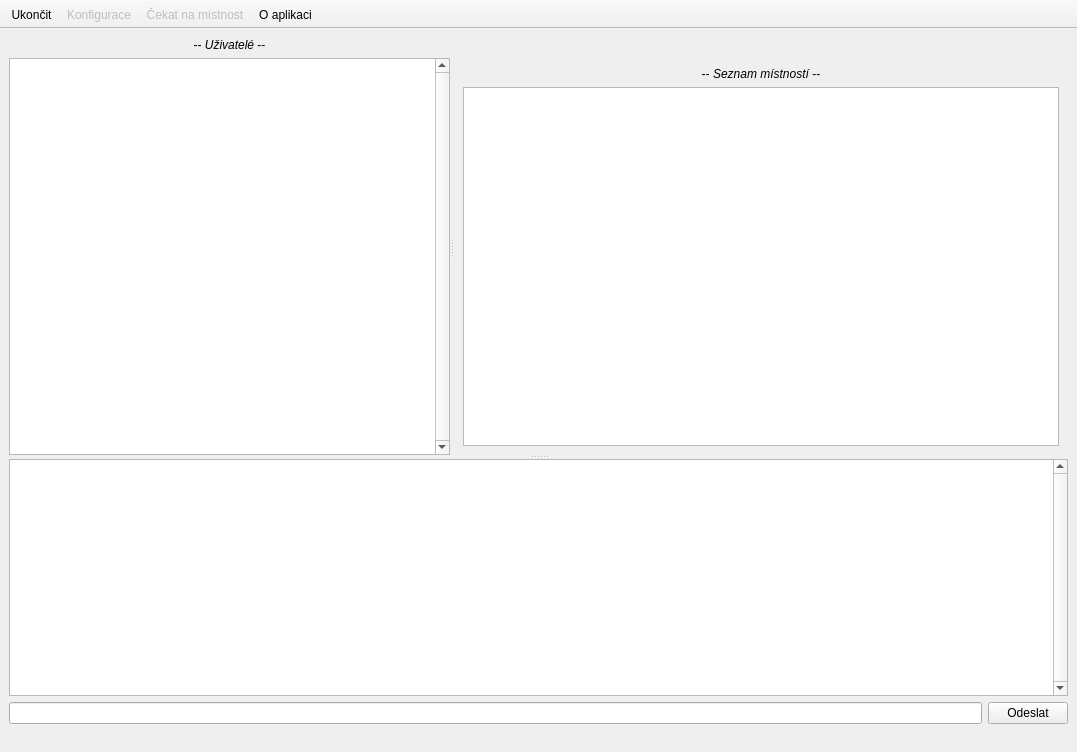
<ui version="4.0" >
 <class>MainWindow</class>
 <widget class="QMainWindow" name="MainWindow" >
  <property name="geometry" >
   <rect>
    <x>0</x>
    <y>0</y>
    <width>1077</width>
    <height>752</height>
   </rect>
  </property>
  <property name="windowTitle" >
   <string>Neoficiální GamePark klient</string>
  </property>
  <property name="windowIcon" >
   <iconset resource="img/resources.qrc" >:/img/gpclient_48.png</iconset>
  </property>
  <widget class="QWidget" name="centralwidget" >
   <layout class="QGridLayout" >
    <property name="leftMargin" >
     <number>9</number>
    </property>
    <property name="topMargin" >
     <number>9</number>
    </property>
    <property name="rightMargin" >
     <number>9</number>
    </property>
    <property name="bottomMargin" >
     <number>9</number>
    </property>
    <property name="horizontalSpacing" >
     <number>6</number>
    </property>
    <property name="verticalSpacing" >
     <number>6</number>
    </property>
    <item row="0" column="0" >
     <widget class="QSplitter" name="splitterHoriz" >
      <property name="orientation" >
       <enum>Qt::Vertical</enum>
      </property>
      <widget class="QSplitter" name="splitterVert" >
       <property name="orientation" >
        <enum>Qt::Horizontal</enum>
       </property>
       <widget class="QWidget" name="layoutWidget" >
        <layout class="QVBoxLayout" >
         <property name="spacing" >
          <number>6</number>
         </property>
         <property name="leftMargin" >
          <number>0</number>
         </property>
         <property name="topMargin" >
          <number>0</number>
         </property>
         <property name="rightMargin" >
          <number>0</number>
         </property>
         <property name="bottomMargin" >
          <number>0</number>
         </property>
         <item>
          <widget class="QLabel" name="label" >
           <property name="sizePolicy" >
            <sizepolicy vsizetype="Preferred" hsizetype="Preferred" >
             <horstretch>0</horstretch>
             <verstretch>0</verstretch>
            </sizepolicy>
           </property>
           <property name="minimumSize" >
            <size>
             <width>0</width>
             <height>12</height>
            </size>
           </property>
           <property name="text" >
            <string>-- &lt;i>Uživatelé&lt;/i> --</string>
           </property>
           <property name="textFormat" >
            <enum>Qt::RichText</enum>
           </property>
           <property name="alignment" >
            <set>Qt::AlignCenter</set>
           </property>
           <property name="margin" >
            <number>-6</number>
           </property>
           <property name="indent" >
            <number>-1</number>
           </property>
          </widget>
         </item>
         <item>
          <widget class="QTreeView" name="treeUsers" >
           <property name="sizePolicy" >
            <sizepolicy vsizetype="Expanding" hsizetype="Preferred" >
             <horstretch>0</horstretch>
             <verstretch>0</verstretch>
            </sizepolicy>
           </property>
           <property name="verticalScrollBarPolicy" >
            <enum>Qt::ScrollBarAlwaysOn</enum>
           </property>
           <property name="alternatingRowColors" >
            <bool>true</bool>
           </property>
           <property name="selectionMode" >
            <enum>QAbstractItemView::SingleSelection</enum>
           </property>
           <property name="selectionBehavior" >
            <enum>QAbstractItemView::SelectRows</enum>
           </property>
           <property name="rootIsDecorated" >
            <bool>false</bool>
           </property>
          </widget>
         </item>
        </layout>
       </widget>
       <widget class="QWidget" name="layoutWidget" >
        <layout class="QVBoxLayout" >
         <property name="spacing" >
          <number>6</number>
         </property>
         <property name="leftMargin" >
          <number>0</number>
         </property>
         <property name="topMargin" >
          <number>0</number>
         </property>
         <property name="rightMargin" >
          <number>0</number>
         </property>
         <property name="bottomMargin" >
          <number>0</number>
         </property>
         <item>
          <widget class="QLabel" name="labelGeneralInfo" >
           <property name="minimumSize" >
            <size>
             <width>0</width>
             <height>12</height>
            </size>
           </property>
           <property name="text" >
            <string/>
           </property>
           <property name="textFormat" >
            <enum>Qt::RichText</enum>
           </property>
           <property name="alignment" >
            <set>Qt::AlignCenter</set>
           </property>
           <property name="margin" >
            <number>-6</number>
           </property>
          </widget>
         </item>
         <item>
          <widget class="QStackedWidget" name="stackedGame" >
           <property name="currentIndex" >
            <number>0</number>
           </property>
           <widget class="QWidget" name="page" >
            <layout class="QVBoxLayout" >
             <property name="spacing" >
              <number>6</number>
             </property>
             <property name="leftMargin" >
              <number>9</number>
             </property>
             <property name="topMargin" >
              <number>9</number>
             </property>
             <property name="rightMargin" >
              <number>9</number>
             </property>
             <property name="bottomMargin" >
              <number>9</number>
             </property>
             <item>
              <widget class="QLabel" name="label_2" >
               <property name="minimumSize" >
                <size>
                 <width>0</width>
                 <height>12</height>
                </size>
               </property>
               <property name="text" >
                <string>-- &lt;i>Seznam místností&lt;/i> --</string>
               </property>
               <property name="alignment" >
                <set>Qt::AlignCenter</set>
               </property>
               <property name="margin" >
                <number>-6</number>
               </property>
              </widget>
             </item>
             <item>
              <widget class="QTreeView" name="treeGames" >
               <property name="iconSize" >
                <size>
                 <width>21</width>
                 <height>18</height>
                </size>
               </property>
               <property name="rootIsDecorated" >
                <bool>false</bool>
               </property>
              </widget>
             </item>
            </layout>
           </widget>
           <widget class="QWidget" name="page_2" >
            <layout class="QGridLayout" >
             <property name="leftMargin" >
              <number>9</number>
             </property>
             <property name="topMargin" >
              <number>9</number>
             </property>
             <property name="rightMargin" >
              <number>9</number>
             </property>
             <property name="bottomMargin" >
              <number>9</number>
             </property>
             <property name="horizontalSpacing" >
              <number>6</number>
             </property>
             <property name="verticalSpacing" >
              <number>6</number>
             </property>
             <item row="0" column="0" >
              <layout class="QVBoxLayout" >
               <property name="spacing" >
                <number>6</number>
               </property>
               <property name="leftMargin" >
                <number>0</number>
               </property>
               <property name="topMargin" >
                <number>0</number>
               </property>
               <property name="rightMargin" >
                <number>0</number>
               </property>
               <property name="bottomMargin" >
                <number>0</number>
               </property>
               <item>
                <layout class="QHBoxLayout" >
                 <property name="spacing" >
                  <number>6</number>
                 </property>
                 <property name="leftMargin" >
                  <number>0</number>
                 </property>
                 <property name="topMargin" >
                  <number>0</number>
                 </property>
                 <property name="rightMargin" >
                  <number>0</number>
                 </property>
                 <property name="bottomMargin" >
                  <number>0</number>
                 </property>
                 <item>
                  <widget class="QPushButton" name="pushBack" >
                   <property name="text" >
                    <string>Zpět do seznamu místností</string>
                   </property>
                  </widget>
                 </item>
                 <item>
                  <widget class="QPushButton" name="pushParameters" >
                   <property name="enabled" >
                    <bool>false</bool>
                   </property>
                   <property name="text" >
                    <string>Parametry</string>
                   </property>
                  </widget>
                 </item>
                 <item>
                  <widget class="QPushButton" name="pushStart" >
                   <property name="enabled" >
                    <bool>false</bool>
                   </property>
                   <property name="text" >
                    <string>Start!</string>
                   </property>
                  </widget>
                 </item>
                 <item>
                  <widget class="QLabel" name="labelStatus" >
                   <property name="text" >
                    <string/>
                   </property>
                  </widget>
                 </item>
                </layout>
               </item>
               <item>
                <widget class="QTabWidget" name="tabWidget" >
                 <property name="currentIndex" >
                  <number>0</number>
                 </property>
                 <widget class="QWidget" name="tab" >
                  <attribute name="title" >
                   <string>Informace od hlavního serveru</string>
                  </attribute>
                  <layout class="QGridLayout" >
                   <property name="leftMargin" >
                    <number>9</number>
                   </property>
                   <property name="topMargin" >
                    <number>9</number>
                   </property>
                   <property name="rightMargin" >
                    <number>9</number>
                   </property>
                   <property name="bottomMargin" >
                    <number>9</number>
                   </property>
                   <property name="horizontalSpacing" >
                    <number>6</number>
                   </property>
                   <property name="verticalSpacing" >
                    <number>6</number>
                   </property>
                   <item row="0" column="0" >
                    <layout class="QVBoxLayout" >
                     <property name="spacing" >
                      <number>6</number>
                     </property>
                     <property name="leftMargin" >
                      <number>0</number>
                     </property>
                     <property name="topMargin" >
                      <number>0</number>
                     </property>
                     <property name="rightMargin" >
                      <number>0</number>
                     </property>
                     <property name="bottomMargin" >
                      <number>0</number>
                     </property>
                     <item>
                      <widget class="QLabel" name="labelGameTime" >
                       <property name="text" >
                        <string/>
                       </property>
                       <property name="textFormat" >
                        <enum>Qt::RichText</enum>
                       </property>
                      </widget>
                     </item>
                     <item>
                      <widget class="QLabel" name="labelGameType" >
                       <property name="text" >
                        <string/>
                       </property>
                       <property name="textFormat" >
                        <enum>Qt::RichText</enum>
                       </property>
                      </widget>
                     </item>
                     <item>
                      <widget class="QTreeView" name="treeServerInfo" >
                       <property name="rootIsDecorated" >
                        <bool>false</bool>
                       </property>
                      </widget>
                     </item>
                    </layout>
                   </item>
                  </layout>
                 </widget>
                 <widget class="QWidget" name="tab_2" >
                  <attribute name="title" >
                   <string>Informace od herního serveru</string>
                  </attribute>
                  <layout class="QGridLayout" >
                   <property name="leftMargin" >
                    <number>9</number>
                   </property>
                   <property name="topMargin" >
                    <number>9</number>
                   </property>
                   <property name="rightMargin" >
                    <number>9</number>
                   </property>
                   <property name="bottomMargin" >
                    <number>9</number>
                   </property>
                   <property name="horizontalSpacing" >
                    <number>6</number>
                   </property>
                   <property name="verticalSpacing" >
                    <number>6</number>
                   </property>
                   <item row="0" column="0" >
                    <layout class="QVBoxLayout" >
                     <property name="spacing" >
                      <number>6</number>
                     </property>
                     <property name="leftMargin" >
                      <number>0</number>
                     </property>
                     <property name="topMargin" >
                      <number>0</number>
                     </property>
                     <property name="rightMargin" >
                      <number>0</number>
                     </property>
                     <property name="bottomMargin" >
                      <number>0</number>
                     </property>
                     <item>
                      <widget class="QLabel" name="labelMap" >
                       <property name="text" >
                        <string/>
                       </property>
                       <property name="textFormat" >
                        <enum>Qt::RichText</enum>
                       </property>
                      </widget>
                     </item>
                     <item>
                      <widget class="QLabel" name="labelMod" >
                       <property name="text" >
                        <string/>
                       </property>
                       <property name="textFormat" >
                        <enum>Qt::RichText</enum>
                       </property>
                      </widget>
                     </item>
                     <item>
                      <widget class="QTreeView" name="treeGameInfo" >
                       <property name="rootIsDecorated" >
                        <bool>false</bool>
                       </property>
                      </widget>
                     </item>
                    </layout>
                   </item>
                  </layout>
                 </widget>
                </widget>
               </item>
              </layout>
             </item>
            </layout>
           </widget>
          </widget>
         </item>
        </layout>
       </widget>
      </widget>
      <widget class="QWidget" name="layoutWidget" >
       <layout class="QVBoxLayout" >
        <property name="spacing" >
         <number>6</number>
        </property>
        <property name="leftMargin" >
         <number>0</number>
        </property>
        <property name="topMargin" >
         <number>0</number>
        </property>
        <property name="rightMargin" >
         <number>0</number>
        </property>
        <property name="bottomMargin" >
         <number>0</number>
        </property>
        <item>
         <widget class="QTextEdit" name="textChat" >
          <property name="verticalScrollBarPolicy" >
           <enum>Qt::ScrollBarAlwaysOn</enum>
          </property>
          <property name="readOnly" >
           <bool>true</bool>
          </property>
         </widget>
        </item>
        <item>
         <layout class="QHBoxLayout" >
          <property name="spacing" >
           <number>6</number>
          </property>
          <property name="leftMargin" >
           <number>0</number>
          </property>
          <property name="topMargin" >
           <number>0</number>
          </property>
          <property name="rightMargin" >
           <number>0</number>
          </property>
          <property name="bottomMargin" >
           <number>0</number>
          </property>
          <item>
           <widget class="QLineEdit" name="lineChat" />
          </item>
          <item>
           <widget class="QPushButton" name="pushChat" >
            <property name="text" >
             <string>Odeslat</string>
            </property>
           </widget>
          </item>
         </layout>
        </item>
       </layout>
      </widget>
     </widget>
    </item>
   </layout>
  </widget>
  <widget class="QStatusBar" name="statusbar" >
   <property name="sizeGripEnabled" >
    <bool>false</bool>
   </property>
  </widget>
  <widget class="QToolBar" name="toolBar" >
   <property name="movable" >
    <bool>false</bool>
   </property>
   <property name="orientation" >
    <enum>Qt::Horizontal</enum>
   </property>
   <property name="toolButtonStyle" >
    <enum>Qt::ToolButtonTextUnderIcon</enum>
   </property>
   <attribute name="toolBarArea" >
    <enum>TopToolBarArea</enum>
   </attribute>
   <attribute name="toolBarBreak" >
    <bool>false</bool>
   </attribute>
   <addaction name="actionExit" />
   <addaction name="actionConfig" />
   <addaction name="actionWaitForRoom" />
   <addaction name="actionAbout" />
  </widget>
  <action name="actionExit" >
   <property name="icon" >
    <iconset resource="img/resources.qrc" >:/img/logout.png</iconset>
   </property>
   <property name="text" >
    <string>Ukončit</string>
   </property>
  </action>
  <action name="actionConfig" >
   <property name="enabled" >
    <bool>false</bool>
   </property>
   <property name="icon" >
    <iconset resource="img/resources.qrc" >:/img/config.png</iconset>
   </property>
   <property name="text" >
    <string>Konfigurace</string>
   </property>
  </action>
  <action name="actionAbout" >
   <property name="icon" >
    <iconset resource="img/resources.qrc" >:/img/gpclient_48.png</iconset>
   </property>
   <property name="text" >
    <string>O aplikaci</string>
   </property>
  </action>
  <action name="actionWaitForRoom" >
   <property name="checkable" >
    <bool>true</bool>
   </property>
   <property name="enabled" >
    <bool>false</bool>
   </property>
   <property name="icon" >
    <iconset resource="img/resources.qrc" >:/img/autowait.png</iconset>
   </property>
   <property name="text" >
    <string>Čekat na místnost</string>
   </property>
  </action>
 </widget>
 <resources>
  <include location="img/resources.qrc" />
 </resources>
 <connections>
  <connection>
   <sender>lineChat</sender>
   <signal>returnPressed()</signal>
   <receiver>pushChat</receiver>
   <slot>animateClick()</slot>
   <hints>
    <hint type="sourcelabel" >
     <x>842</x>
     <y>671</y>
    </hint>
    <hint type="destinationlabel" >
     <x>1033</x>
     <y>679</y>
    </hint>
   </hints>
  </connection>
 </connections>
</ui>
